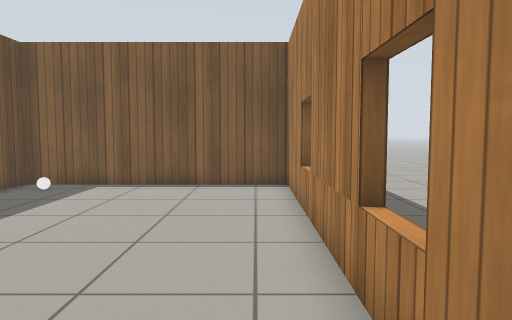
view 1 (above)

19 first-person views from a walk through a robot-simulator world made for Gazebo. The camera is 0.9 m above the floor, tilts 4° down and sees 70° across. The floor is counted in squares, 0.5 m on a side. Each view is taken from the middle of a square. On the plan, view 1 faces up. The plan holds only what a view shows up to about 18 squares ahead; the rest is blank. The place goes on beyond the plan. Gazebo's built-in surfaces are drawn with simple patterns.

view 2
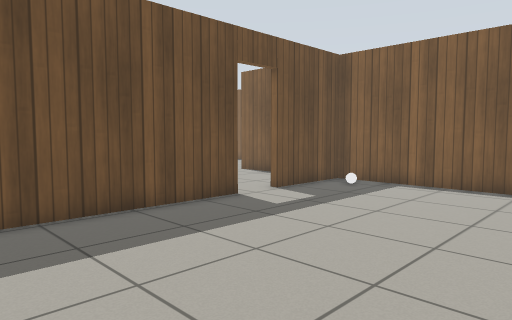

view 3
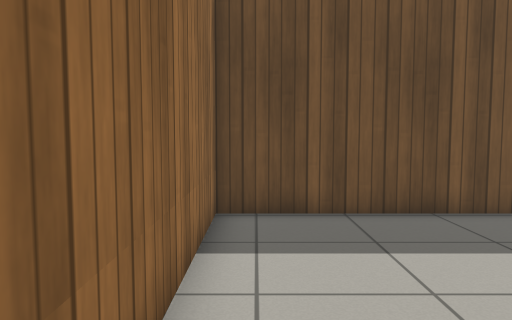

view 4
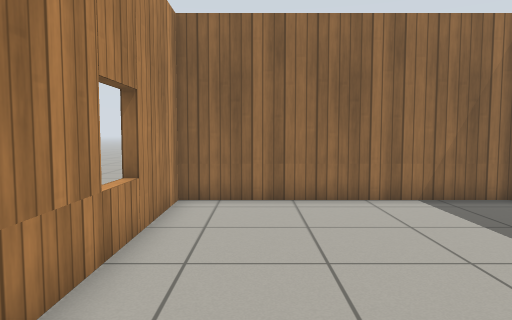

view 5
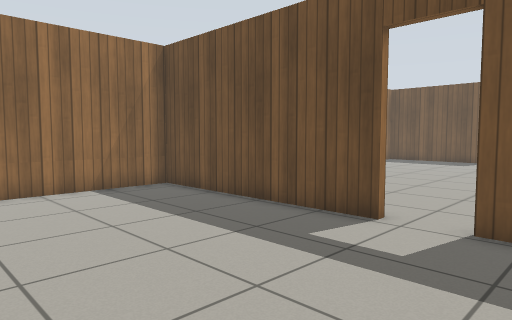

view 6
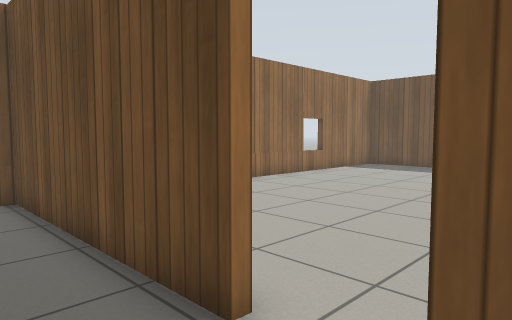

view 7
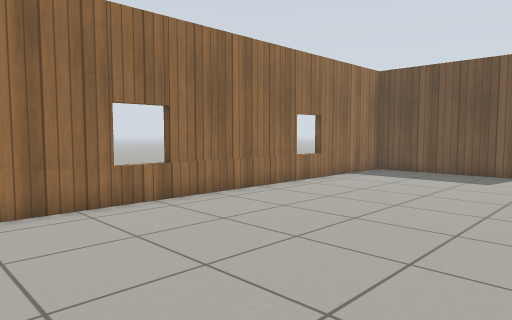

view 8
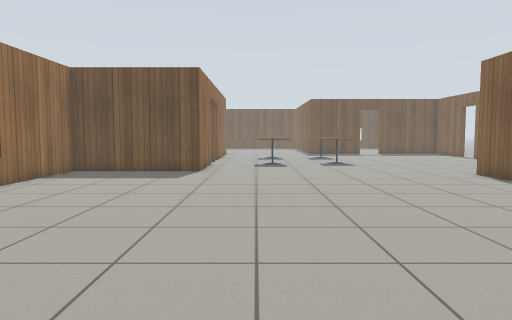

view 9
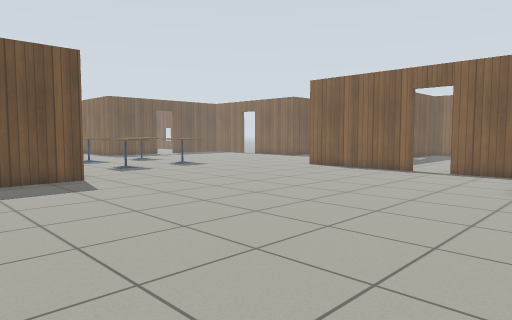

view 10
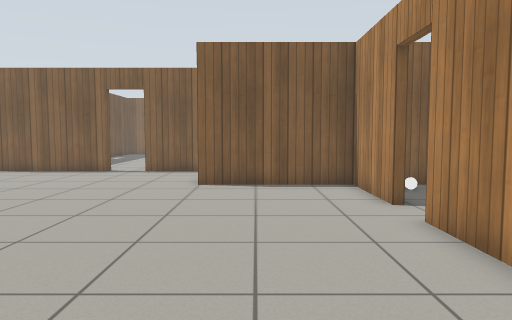

view 11
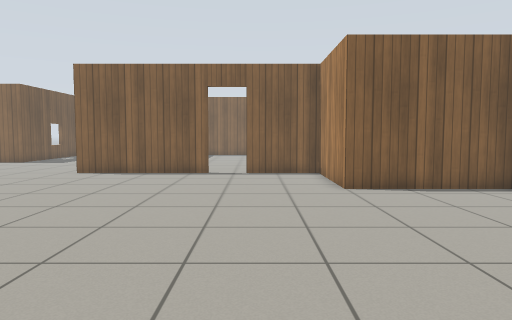

view 12
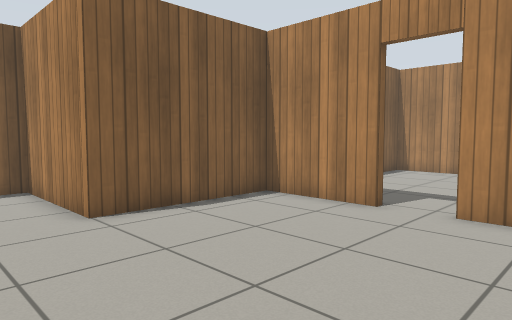

view 13
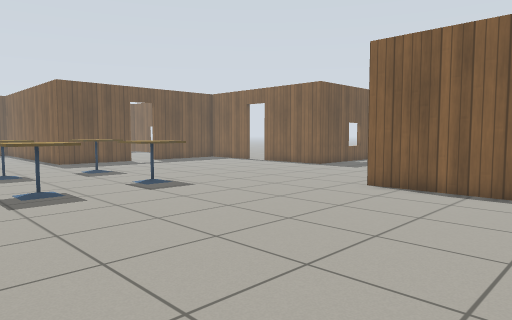

view 14
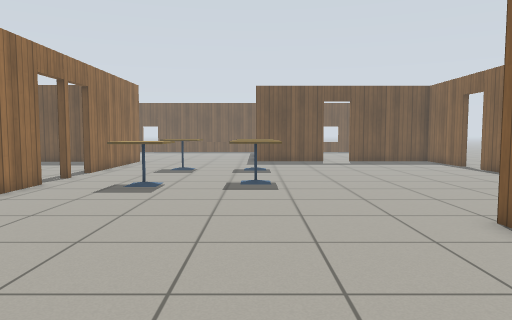

view 15
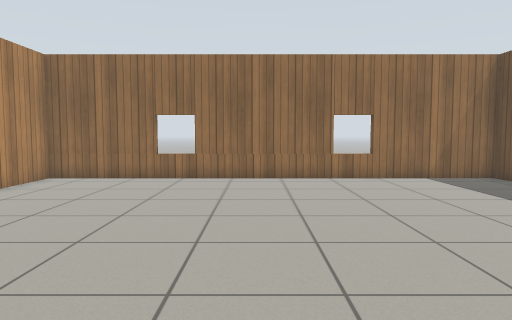

view 16
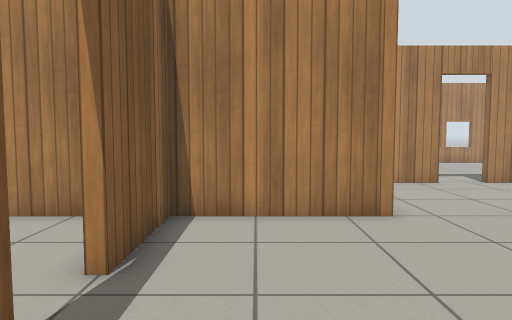

view 17
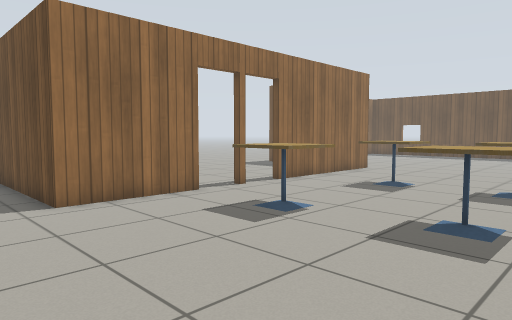

view 18
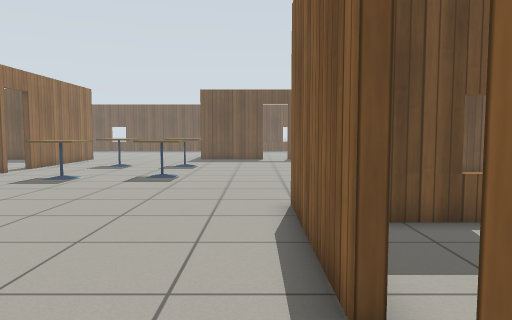

view 19
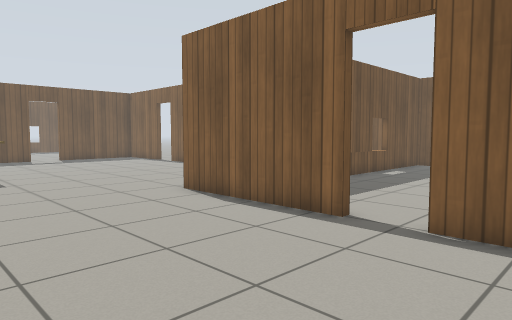

### Floor plan
Points are (right, up) in squares from view 1. A wall is a line through its corners. A room is listed if a view was taken in it or the views show most of it. See-through windows are left out.
Room 1 (views 1, 2, 3, 4, 5, 6)
walls: (-8.2, 7.4) (-8.2, -0.9) (1.1, -0.9) (1.1, 13) (-8.2, 13) (-8.2, 9.2)
ways out: open door at (-8, 8.5) to room 2
objects: white ball (-7, 12)
Room 2 (views 7, 8, 9, 10, 11, 12, 13, 14, 15, 16, 17, 18, 19)
walls: (-31.1, 5.3) (-26.8, 5.3) (-26.8, -0.9) (-8.5, -0.9) (-8.5, 2); (-19.1, 17.9) (-25.4, 17.9); (-37.5, 5.3) (-34.9, 5.3); (-8.5, 9.2) (-8.5, 13) (-14.1, 13) (-14.1, 17.9) (-17.5, 17.9); (-8.5, 4.9) (-8.5, 7.4)
ways out: open door at (-8, 8.5) to room 1; open door at (-33, 5); open door at (-18.5, 18)
objects: cafe table (-37, 8) to (-36, 10); cafe table (-37, 12) to (-36, 13); cafe table (-32, 8) to (-30, 10); cafe table (-32, 12) to (-31, 14)

Where each view was taken, in squares from view 1:
view 1: 0 up, 0 right, facing up
view 2: 0 up, 0 right, facing up-left
view 3: 0 up, 0 right, facing left
view 4: 9 up, 1 left, facing down
view 5: 11 up, 1 left, facing down-left
view 6: 10 up, 6 left, facing down-left
view 7: 8 up, 9 left, facing down-left
view 8: 8 up, 9 left, facing left
view 9: 0 up, 12 left, facing up-left
view 10: 0 up, 12 left, facing up
view 11: 1 up, 17 left, facing up
view 12: 5 up, 17 left, facing up-right
view 13: 6 up, 19 left, facing up-left
view 14: 13 up, 18 left, facing left
view 15: 14 up, 17 left, facing down
view 16: 16 up, 22 left, facing right
view 17: 15 up, 24 left, facing down-left
view 18: 17 up, 16 left, facing left
view 19: 11 up, 15 left, facing up-left
